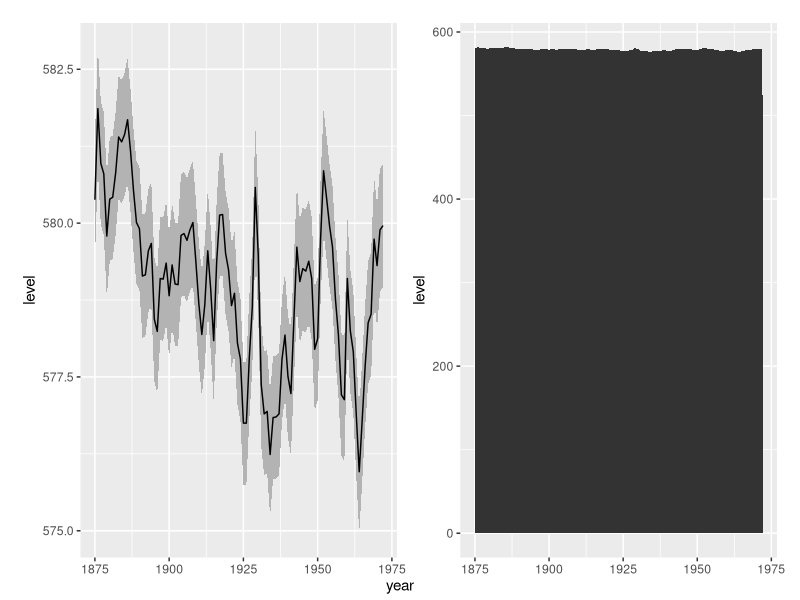
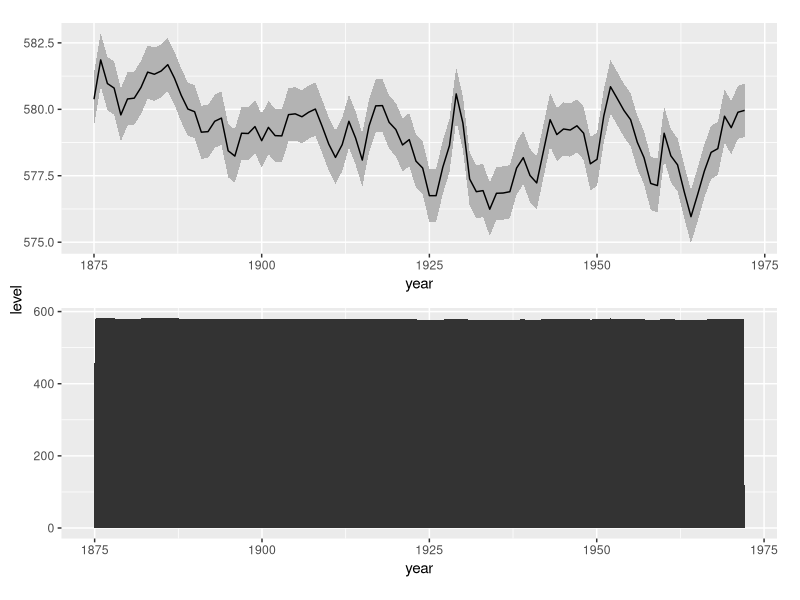
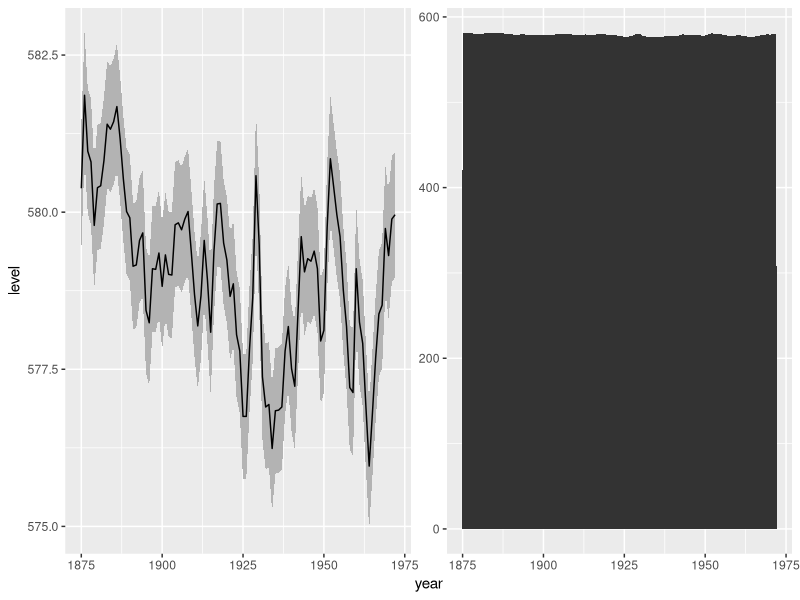
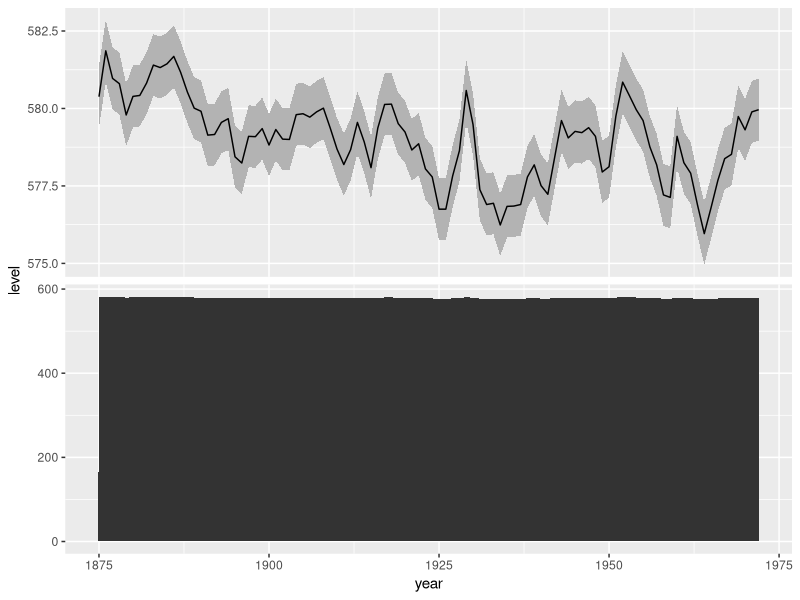

These figures' R source, in order:
## ---- chunk 1
# Create templates for knitr code chunks --------------------------------------
knitr::opts_template$set(
  no.message = list(message = FALSE, warning = FALSE)
)
## ---- chunk 2
library(ggplot2)
library(patchwork)
## ---- chunk 3
huron <- data.frame(year = 1875:1972, level = as.vector(LakeHuron))
h <- ggplot(huron, aes(year))

h1 <- h +
  geom_ribbon(aes(ymin = level - 1, ymax = level + 1), fill = "grey70") +
  geom_line(aes(y = level))

h2 <- h + geom_area(aes(y = level))
## ---- chunk 4
# Create the patchwork, dropping the x-axis labels from the plots, and setting
# the margins
h_patch <- h1 + h2 & xlab(NULL) & theme(plot.margin = margin(5.5, 5.5, 0, 5.5))

# Use the tag label as an x-axis label
wrap_elements(panel = h_patch) +
  labs(tag = "year") +
  theme(
    plot.tag = element_text(size = rel(1)),
    plot.tag.position = "bottom"
  )
## ---- chunk 5
# Create the patchwork, dropping the y-axis labels from the plots, and setting
# the margins
h_patch <- h1 / h2 & ylab(NULL) & theme(plot.margin = margin(5.5, 5.5, 5.5, 0))

# Use the tag label as a y-axis label
wrap_elements(h_patch) +
  labs(tag = "level") +
  theme(
    plot.tag = element_text(size = rel(1), angle = 90),
    plot.tag.position = "left"
  )
## ---- chunk 6
h <- ggplot(huron, aes(year)) +
  geom_ribbon(
    data = ~ transform(.x, var = "a"),
    aes(ymin = level - 1, ymax = level + 1),
    fill = "grey70"
  ) +
  geom_line(data = ~ transform(.x, var = "a"), aes(y = level)) +
  geom_area(data = ~ transform(.x, var = "b"), aes(y = level)) +
  # Since we don't care about the facet strips here, we can remove them.
  theme(
    strip.text = element_blank(),
    strip.background = element_blank()
  )
## ---- chunk 7
h +
  facet_wrap(vars(var), scales = "free_y")
## ---- chunk 8
h +
  facet_wrap(vars(var), scales = "free_y", ncol = 1)
